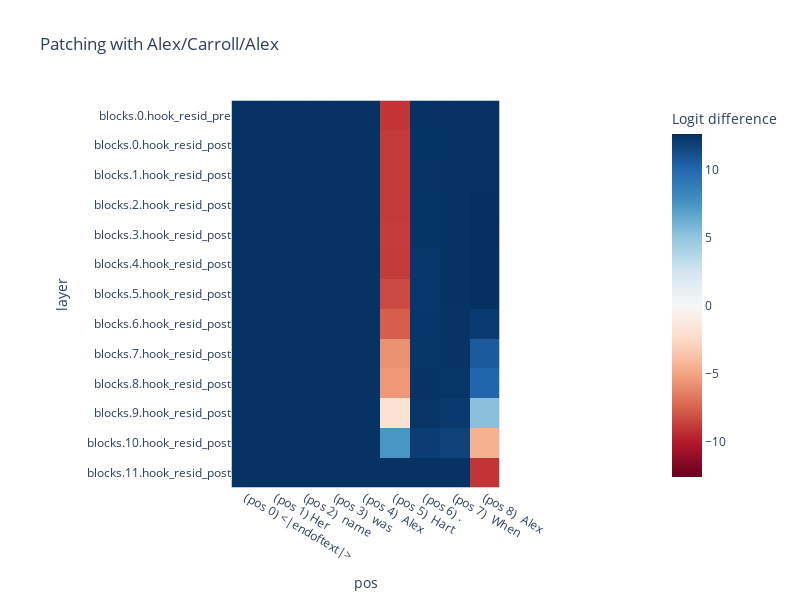

Write notebook code for a chart like this one.
### Code cell
plot_logit_diff(corrupt_continuation, "Patching with Alex/Carroll/Alex", corrupt_cache_1)

### Figure 1 — Plotly figure (JSON) as saved in the notebook; plotly's stock layout.template omitted (floating-point values rounded to 4 significant figures)
{"data": [{"coloraxis": "coloraxis", "hovertemplate": "pos: %{x}<br>layer: %{y}<br>Logit difference: %{z}<extra></extra>", "name": "0", "type": "heatmap", "x": ["(pos 0) <|endoftext|>", "(pos 1) Her", "(pos 2)  name", "(pos 3)  was", "(pos 4)  Alex", "(pos 5)  Hart", "(pos 6) .", "(pos 7)  When", "(pos 8)  Alex"], "xaxis": "x", "y": ["blocks.0.hook_resid_pre", "blocks.0.hook_resid_post", "blocks.1.hook_resid_post", "blocks.2.hook_resid_post", "blocks.3.hook_resid_post", "blocks.4.hook_resid_post", "blocks.5.hook_resid_post", "blocks.6.hook_resid_post", "blocks.7.hook_resid_post", "blocks.8.hook_resid_post", "blocks.9.hook_resid_post", "blocks.10.hook_resid_post", "blocks.11.hook_resid_post"], "yaxis": "y", "z": [[12.49, 12.49, 12.49, 12.49, 12.49, -9.053, 12.49, 12.49, 12.49], [12.49, 12.49, 12.49, 12.49, 12.49, -8.879, 12.46, 12.5, 12.5], [12.49, 12.49, 12.49, 12.49, 12.49, -8.891, 12.45, 12.49, 12.53], [12.49, 12.49, 12.49, 12.49, 12.49, -8.871, 12.42, 12.48, 12.55], [12.49, 12.49, 12.49, 12.49, 12.49, -8.804, 12.4, 12.5, 12.59], [12.49, 12.49, 12.49, 12.49, 12.49, -8.861, 12.27, 12.49, 12.57], [12.49, 12.49, 12.49, 12.49, 12.49, -8.375, 12.27, 12.48, 12.56], [12.49, 12.49, 12.49, 12.49, 12.49, -7.625, 12.29, 12.45, 12.11], [12.49, 12.49, 12.49, 12.49, 12.49, -5.778, 12.33, 12.44, 10.62], [12.49, 12.49, 12.49, 12.49, 12.49, -5.503, 12.45, 12.37, 10.05], [12.49, 12.49, 12.49, 12.49, 12.49, -1.914, 12.34, 12.18, 5.292], [12.49, 12.49, 12.49, 12.49, 12.49, 7.424, 12.03, 11.77, -4.473], [12.49, 12.49, 12.49, 12.49, 12.49, 12.49, 12.49, 12.49, -9.053]]}], "layout": {"coloraxis": {"cmid": 0, "colorbar": {"title": {"text": "Logit difference"}}, "colorscale": [[0, "rgb(103,0,31)"], [0.1, "rgb(178,24,43)"], [0.2, "rgb(214,96,77)"], [0.3, "rgb(244,165,130)"], [0.4, "rgb(253,219,199)"], [0.5, "rgb(247,247,247)"], [0.6, "rgb(209,229,240)"], [0.7, "rgb(146,197,222)"], [0.8, "rgb(67,147,195)"], [0.9, "rgb(33,102,172)"], [1, "rgb(5,48,97)"]]}, "height": 600, "title": {"text": "Patching with Alex/Carroll/Alex"}, "width": 800, "xaxis": {"anchor": "y", "constrain": "domain", "domain": [0, 1], "scaleanchor": "y", "title": {"text": "pos"}}, "yaxis": {"anchor": "x", "autorange": "reversed", "constrain": "domain", "domain": [0, 1], "title": {"text": "layer"}}}}
